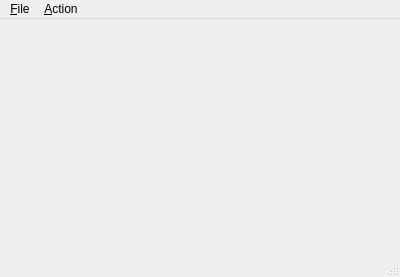
<?xml version="1.0" encoding="UTF-8"?>
<ui version="4.0">
 <class>pkcmain</class>
 <widget class="QMainWindow" name="pkcmain">
  <property name="geometry">
   <rect>
    <x>0</x>
    <y>0</y>
    <width>400</width>
    <height>277</height>
   </rect>
  </property>
  <property name="windowTitle">
   <string>Integration and Peak comparison</string>
  </property>
  <widget class="QWidget" name="centralwidget"/>
  <widget class="QMenuBar" name="menubar">
   <property name="geometry">
    <rect>
     <x>0</x>
     <y>0</y>
     <width>400</width>
     <height>25</height>
    </rect>
   </property>
   <widget class="QMenu" name="menu_File">
    <property name="title">
     <string>&amp;File</string>
    </property>
    <addaction name="action_Configuration"/>
    <addaction name="action_Parameters"/>
    <addaction name="separator"/>
    <addaction name="action_Quit"/>
   </widget>
   <widget class="QMenu" name="menu_Action">
    <property name="title">
     <string>&amp;Action</string>
    </property>
    <addaction name="action_Overall_Peak_Integration"/>
    <addaction name="action_Peak_Comparison"/>
    <addaction name="action_Display_Results_Integration"/>
    <addaction name="_peakcomp"/>
   </widget>
   <addaction name="menu_File"/>
   <addaction name="menu_Action"/>
  </widget>
  <widget class="QStatusBar" name="statusbar"/>
  <action name="action_Configuration">
   <property name="text">
    <string>&amp;Configuration</string>
   </property>
   <property name="toolTip">
    <string>This option sets the configuration, notably the index file.

Also set terminal size here.
</string>
   </property>
   <property name="statusTip">
    <string>Set up configuration parameters</string>
   </property>
   <property name="shortcut">
    <string>Shift+C</string>
   </property>
  </action>
  <action name="action_Parameters">
   <property name="text">
    <string>&amp;Parameters</string>
   </property>
   <property name="toolTip">
    <string>Set up parameters, notably the ranges for comparison.</string>
   </property>
  </action>
  <action name="action_Quit">
   <property name="text">
    <string>&amp;Quit</string>
   </property>
   <property name="statusTip">
    <string>Quit program</string>
   </property>
   <property name="shortcut">
    <string>Ctrl+Q</string>
   </property>
  </action>
  <action name="action_Peak_Comparison">
   <property name="text">
    <string>&amp;Calculate comparison</string>
   </property>
   <property name="statusTip">
    <string>Run comparison procedure in batch</string>
   </property>
  </action>
  <action name="_peakcomp">
   <property name="text">
    <string>Display &amp;Results Peak Comp</string>
   </property>
   <property name="toolTip">
    <string>Display Results of last comparison
</string>
   </property>
  </action>
  <action name="action_Overall_Peak_Integration">
   <property name="text">
    <string>&amp;Overall Peak Integration</string>
   </property>
   <property name="statusTip">
    <string>Inntegration whole of peak</string>
   </property>
  </action>
  <action name="action_Display_Results_Integration">
   <property name="text">
    <string>Display Results &amp;Integration</string>
   </property>
   <property name="statusTip">
    <string>Display Results Overall  Integration</string>
   </property>
  </action>
 </widget>
 <resources/>
 <connections/>
</ui>
